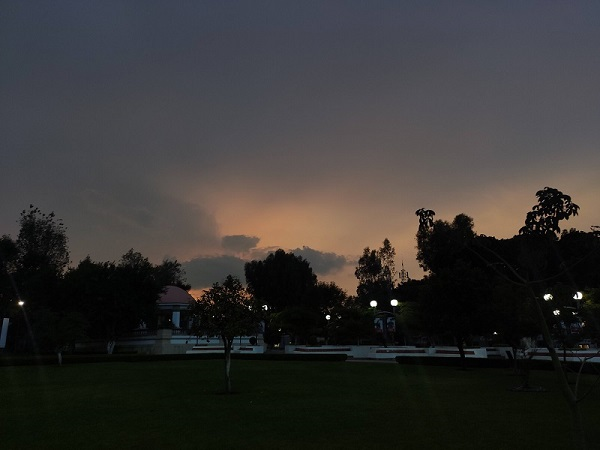
//> input picture Histogram/Histogram/images/subImg.jpg, 600 x 450 px
$ ./Main   (built with g++ and OpenCV 4)
//> lines starting //> are read from the running program, lines starting //| are printed output that depends on the picture; after the words box and inside, x2 and y2 are one past the last pixel; in counts of white or black regions, pixels touching at a corner belong together
#include <opencv2/core.hpp>
#include <opencv2/imgcodecs.hpp>
#include <opencv2/imgproc.hpp>
#include <opencv2/highgui.hpp>
#include <iostream>

using namespace cv;
using namespace std;

int checkImage(Mat, string);
Mat createHistogram(Mat, int[]);
Mat ecualizeImage(Mat, int[]);

int main()
{
    string originalPath = samples::findFile("images/subImg.jpg");
    Mat originalImage = imread(originalPath, IMREAD_GRAYSCALE);
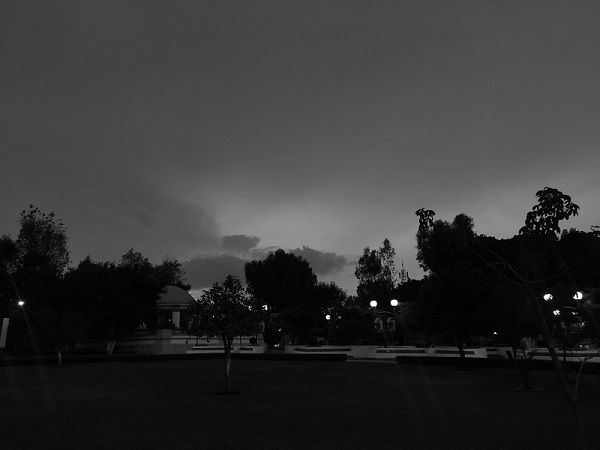
//> originalImage: 450 rows x 600 cols, CV_8UC1; min 0, max 255, mean 52.6

    if (checkImage(originalImage, originalPath))
        return -1;

    //int* originalGrayScaleValues = getGrayScaleValues(originalImage);

    int originalGrayScaleValues[256] = {};

    for (int j = 0; j < originalImage.rows; j++) {
        for (int i = 0; i < originalImage.cols; i++) {
            originalGrayScaleValues[int(originalImage.at<uchar>(j, i))] += 1;
        }
    }
//> after the loop, originalGrayScaleValues = 256 values, max 10888 at index 14, min 0 at index 159, mean 1054.7

    Mat equalizedImage = ecualizeImage(originalImage, originalGrayScaleValues);
    Mat originalHistogram = createHistogram(originalImage, originalGrayScaleValues);

    int equalizedGrayScaleValues[256] = {};

    for (int j = 0; j < equalizedImage.rows; j++) {
        for (int i = 0; i < equalizedImage.cols; i++) {
            equalizedGrayScaleValues[int(equalizedImage.at<uchar>(j, i))] += 1;
        }
    }

    Mat ecualizedHistogram = createHistogram(equalizedImage, equalizedGrayScaleValues);

    imshow("Original", originalImage);
    imshow("Ecualization", equalizedImage);
    imshow("Original Histogram", originalHistogram);
    imshow("Ecualized Histogram", ecualizedHistogram);


    waitKey(0); // Wait for a keystroke in the window
    return 0;
}

int checkImage(Mat image, string path) {
    if (image.empty())
    {
        cout << "Could not read the image: " << path << endl;
        return -1;
    }

    return 0;
}

Mat createHistogram(Mat originalImage, int grayScaleValues[]) {
    Mat histogramImage(512, 512, CV_8UC1, Scalar(255));

    for (int j = 0; j < histogramImage.rows; j++) {
        for (int i = 0; i < histogramImage.cols; i++) {
            histogramImage.at<uchar>(j, i) = (uchar)(0);
        }
    }

    int max = 0;
    for (int i = 0; i < 256; i++)
        if (max < grayScaleValues[i])
            max = grayScaleValues[i];

    int imagePixels = originalImage.rows * originalImage.cols;
    int histogramPixels = 0;
    int val, y, y0;
    Point pnt1, pnt2;

    for (int i = 0; i < 256; i++) {
        val = grayScaleValues[i];
        y = 512 * val / max;
        y0 = 512 - y;
        pnt1 = Point(i * 2 + 1, 512);
        pnt2 = Point(i * 2 + 1, y0);
        rectangle(histogramImage, pnt1, pnt2, Scalar(255, 255, 255), 5, LINE_8, 0);

        // cout << i << ") " << val << "   \t";
        histogramPixels += val;
    }

    // cout << "\n\n\tHistogram Pixels = " << histogramPixels << "\n\tImage Pixels = " << imagePixels << endl;
    return histogramImage;
}

Mat ecualizeImage(Mat originalImage, int grayScaleValues[]) {
    Mat equalizedImage(originalImage.rows, originalImage.cols, CV_8UC1, Scalar(255));

    int imagePixels = originalImage.rows * originalImage.cols;
//> imagePixels = 270000

    float pmfValues[256] = {};
    float cdfValues[256] = {};

    for (int i = 0; i < 256; i++) {
        pmfValues[i] = (float)(grayScaleValues[i]) / imagePixels;
        cdfValues[i] = pmfValues[i];

        if (i != 0)
            cdfValues[i] += cdfValues[i - 1];

        // cout << "pmf: " << pmfValues[i] << "\tcdf" << cdfValues[i] << endl;
    }
//> after the loop, pmfValues = 256 values, max 0.0403 at index 14, min 0 at index 159, mean 0.00391; cdfValues = 256 values from 0.00409 to 1

    int grayTone;

    for (int j = 0; j < originalImage.rows; j++) {
        for (int i = 0; i < originalImage.cols; i++) {
            grayTone = int(originalImage.at<uchar>(j, i));
            equalizedImage.at<uchar>(j, i) = (uchar)floor((256 - 1) * (cdfValues[grayTone]));
        }
    }
//> this loop made 450 passes
//> grayTone on passes 1 to 3: 73, 73, 74
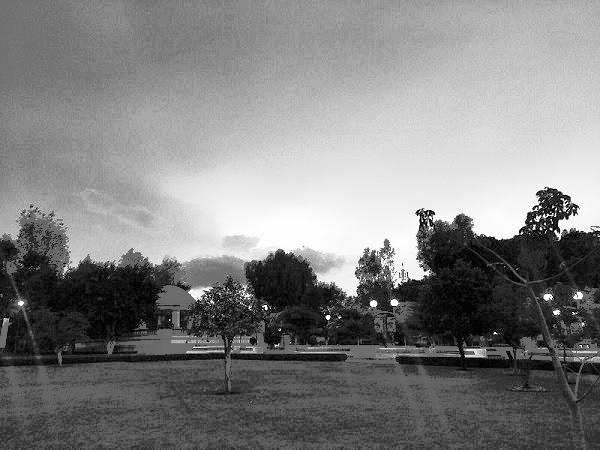
//> equalizedImage: 450 rows x 600 cols, CV_8UC1; min 1, max 254, mean 129.3
//> after the loop, grayTone = 10
//> the loop in createHistogram, `for (int i = 0; i < 256; i++)` made 256 passes
//> max on passes 1, 2, 3, 4, 5, 13, 14, 15: 1103, 1676, 4103, 6878, 7606, 8321, 10878, 10888
//> after the loop in createHistogram, `for (int i = 0; i < 256; i++)`: max = 10888
//> the loop in createHistogram, `for (int i = 0; i < 256; i++)` made 256 passes
//> (val, y, y0, pnt2, histogramPixels) on passes 1 to 3: (1103, 51, 461, Point(1, 461), 1103), (1676, 78, 434, Point(3, 434), 2779), (4103, 192, 320, Point(5, 320), 6882)
//> after the loop in createHistogram, `for (int i = 0; i < 256; i++)`:
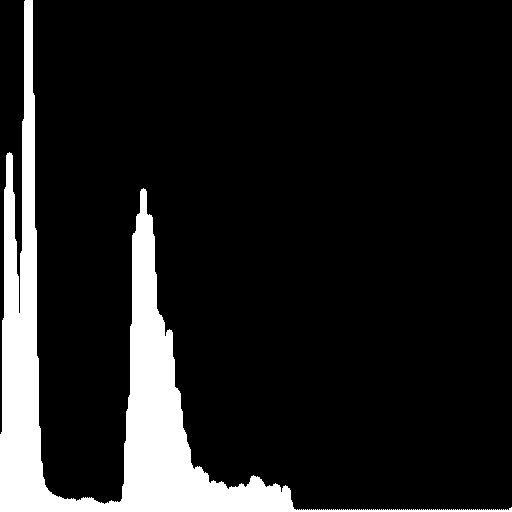
//> histogramImage: 512 rows x 512 cols, CV_8UC1; 12% white; 1 white region, box (x1, y1, x2, y2) and area: (0, 0, 512, 512) 31483
//> after the loop in createHistogram, `for (int i = 0; i < 256; i++)`: histogramPixels = 270000
//> after the loop in main, `for (int j = 0; j < equalizedImage.rows; j++)`: equalizedGrayScaleValues = 256 values, max 10888 at index 81, min 0 at index 0, mean 1054.7
//> the loop in createHistogram (call 2), `for (int i = 0; i < 256; i++)` made 256 passes
//> after the loop in createHistogram (call 2), `for (int i = 0; i < 256; i++)`: max = 10888
//> the loop in createHistogram (call 2), `for (int i = 0; i < 256; i++)` made 256 passes
//> (val, y, y0, pnt2, histogramPixels) on passes 1 to 3: (0, 0, 512, Point(1, 512), 0), (1103, 51, 461, Point(3, 461), 1103), (1676, 78, 434, Point(5, 434), 2779)
//> after the loop in createHistogram (call 2), `for (int i = 0; i < 256; i++)`:
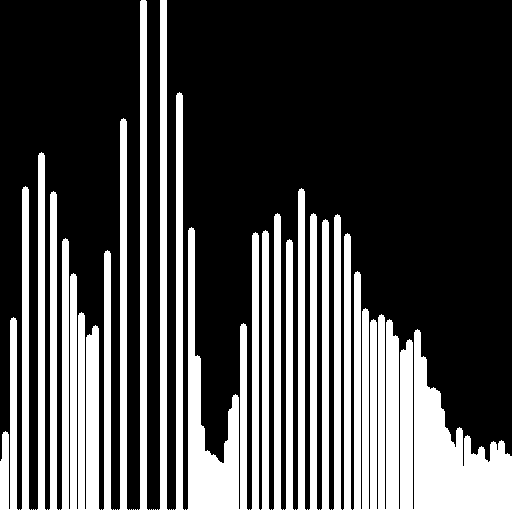
//> histogramImage: 512 rows x 512 cols, CV_8UC1; 29% white; 1 white region, box (x1, y1, x2, y2) and area: (0, 0, 512, 512) 76093
//> after the loop in createHistogram (call 2), `for (int i = 0; i < 256; i++)`: histogramPixels = 270000

    return equalizedImage;
}
